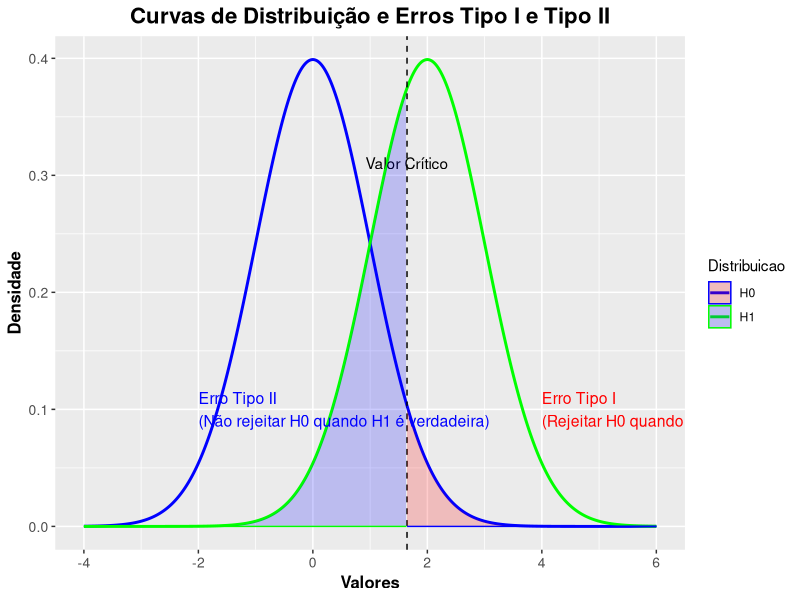

This figure's R source:
# Carregar a biblioteca necessária
library(ggplot2)

# Definir as funções de densidade para as duas distribuições
densidade_H0 <- function(x) {
  dnorm(x, mean = 0, sd = 1)
}

densidade_H1 <- function(x) {
  dnorm(x, mean = 2, sd = 1)
}

# Criar um vetor de valores x
x <- seq(-4, 6, length = 1000)

# Calcular as densidades
y_H0 <- densidade_H0(x)
y_H1 <- densidade_H1(x)

# Definir o nível de significância alfa
alpha <- 0.05

# Determinar o valor crítico para a rejeição de H0
z_critico <- qnorm(1 - alpha, mean = 0, sd = 1)

# Criar o data frame para o ggplot
dados <- data.frame(x = c(x, x),
                    y = c(y_H0, y_H1),
                    Distribuicao = rep(c("H0", "H1"), each = length(x)))

# Criar o gráfico
ggplot(dados, aes(x = x, y = y, color = Distribuicao)) +
  geom_line(size = 1) +
  geom_vline(xintercept = z_critico, linetype = "dashed", color = "black") +
  annotate("text", x = z_critico, y = 0.3, label = "Valor Crítico", vjust = -0.5) +
  geom_ribbon(data = subset(dados, x >= z_critico & Distribuicao == "H0"), aes(ymax = y), ymin = 0, fill = "red", alpha = 0.2) +
  geom_ribbon(data = subset(dados, x < z_critico & Distribuicao == "H1"), aes(ymax = y), ymin = 0, fill = "blue", alpha = 0.2) +
  annotate("text", x = 4, y = 0.1, label = "Erro Tipo I\n(Rejeitar H0 quando H0 é verdadeira)", color = "red", hjust = 0, size = 4) +
  annotate("text", x = -2, y = 0.1, label = "Erro Tipo II\n(Não rejeitar H0 quando H1 é verdadeira)", color = "blue", hjust = 0, size = 4) +
  labs(title = "Curvas de Distribuição e Erros Tipo I e Tipo II",
       x = "Valores",
       y = "Densidade") +
  theme(plot.title = element_text(size = 16, face = "bold", hjust = 0.5),
    axis.title = element_text(size = 12, face = "bold"),
    axis.text = element_text(size = 10))+
  scale_color_manual(values = c("H0" = "blue", "H1" = "green"))
